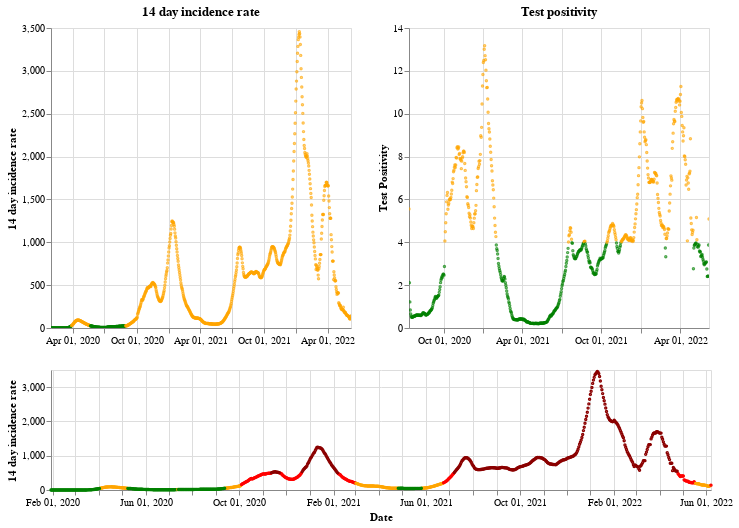

The notebook cell saved with this chart:
### Markdown cell above
## England

### Code cell
plot_traffic_light('England')

### Figure 1 — Vega-Lite specification as saved in the notebook (floating-point values rounded to 4 significant figures; data arrays with more than 128 entries replaced by an {"elided": "..."} marker saying what was removed)
{"config": {"view": {"continuousWidth": 400, "continuousHeight": 300}}, "vconcat": [{"hconcat": [{"mark": {"type": "point", "size": 2}, "encoding": {"color": {"condition": {"value": "green", "test": "(datum.twoWeeklyCasesRate <= 25)"}, "value": "orange"}, "tooltip": [{"type": "nominal", "field": "areaName"}, {"type": "temporal", "field": "date"}, {"type": "quantitative", "field": "twoWeeklyCasesRate"}, {"type": "quantitative", "field": "testPositivity"}], "x": {"type": "temporal", "axis": {"title": ""}, "field": "date", "scale": {"domain": {"selection": "DateBrush"}}, "timeUnit": "yearmonthdate"}, "y": {"type": "quantitative", "axis": {"title": "14 day incidence rate"}, "field": "twoWeeklyCasesRate"}}, "title": "14 day incidence rate", "width": 300}, {"mark": {"type": "point", "size": 2}, "encoding": {"color": {"condition": {"value": "green", "test": "(datum.testPositivity <= 4)"}, "value": "orange"}, "tooltip": [{"type": "nominal", "field": "areaName"}, {"type": "temporal", "field": "date"}, {"type": "quantitative", "field": "twoWeeklyCasesRate"}, {"type": "quantitative", "field": "testPositivity"}], "x": {"type": "temporal", "axis": {"title": ""}, "field": "date", "scale": {"domain": {"selection": "DateBrush"}}, "timeUnit": "yearmonthdate"}, "y": {"type": "quantitative", "axis": {"title": "Test Positivity"}, "field": "testPositivity"}}, "title": "Test positivity", "width": 300}]}, {"layer": [{"mark": {"type": "point", "size": 2}, "encoding": {"color": {"condition": {"value": "orange", "test": "(((datum.testPositivity < 4) && (datum.twoWeeklyCasesRate >= 50)) && (datum.twoWeeklyCasesRate < 200))"}, "value": "red"}, "opacity": {"condition": {"value": 1, "test": "((datum.twoWeeklyCasesRate >= 50) && (datum.twoWeeklyCasesRate < 500))"}, "value": 0}, "tooltip": [{"type": "nominal", "field": "areaName"}, {"type": "temporal", "field": "date"}, {"type": "quantitative", "field": "twoWeeklyCasesRate"}, {"type": "quantitative", "field": "testPositivity"}], "x": {"type": "temporal", "axis": {"title": "Date"}, "field": "date", "timeUnit": "yearmonthdate"}, "y": {"type": "quantitative", "axis": {"title": "14 day incidence rate"}, "field": "twoWeeklyCasesRate"}}, "selection": {"DateBrush": {"type": "interval", "encodings": ["x"], "fields": ["Time"]}}}, {"mark": {"type": "point", "size": 2}, "encoding": {"color": {"value": "darkred"}, "opacity": {"condition": {"value": 1, "test": "(datum.twoWeeklyCasesRate >= 500)"}, "value": 0}, "tooltip": [{"type": "nominal", "field": "areaName"}, {"type": "temporal", "field": "date"}, {"type": "quantitative", "field": "twoWeeklyCasesRate"}, {"type": "quantitative", "field": "testPositivity"}], "x": {"type": "temporal", "axis": {"title": "Date"}, "field": "date", "timeUnit": "yearmonthdate"}, "y": {"type": "quantitative", "axis": {"title": "14 day incidence rate"}, "field": "twoWeeklyCasesRate"}}}, {"mark": {"type": "point", "size": 2}, "encoding": {"color": {"condition": {"value": "green", "test": "((datum.testPositivity < 4) && (datum.twoWeeklyCasesRate < 50))"}, "value": "orange"}, "opacity": {"condition": {"value": 1, "test": "(datum.twoWeeklyCasesRate < 50)"}, "value": 0}, "tooltip": [{"type": "nominal", "field": "areaName"}, {"type": "temporal", "field": "date"}, {"type": "quantitative", "field": "twoWeeklyCasesRate"}, {"type": "quantitative", "field": "testPositivity"}], "x": {"type": "temporal", "axis": {"title": "Date"}, "field": "date", "timeUnit": "yearmonthdate"}, "y": {"type": "quantitative", "axis": {"title": "14 day incidence rate"}, "field": "twoWeeklyCasesRate"}}}], "height": 120, "width": 660}], "data": {"name": "data-0c41ec2ed659e603d0e3abc7689c343a"}, "$schema": "https://vega.github.io/schema/vega-lite/v4.8.1.json", "datasets": {"data-0c41ec2ed659e603d0e3abc7689c343a": {"elided": "860 records"}}}
